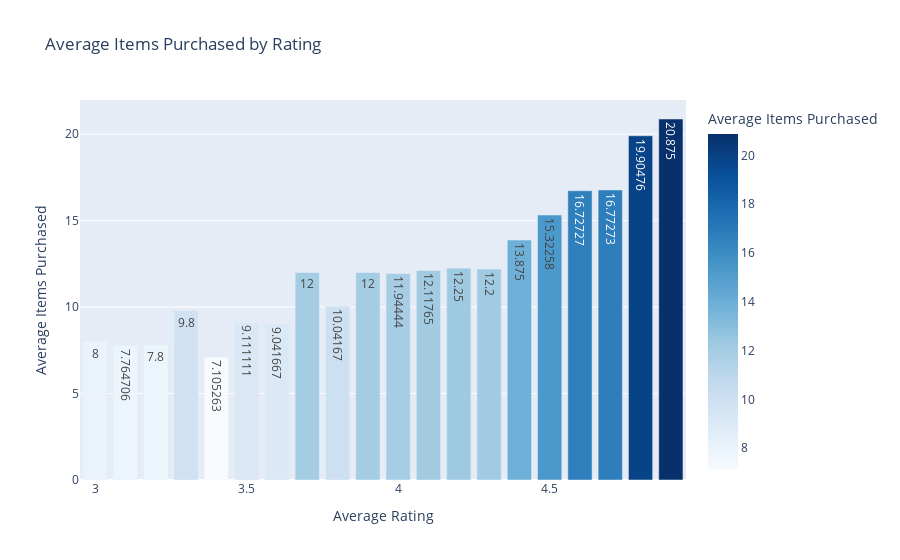

Notebook code for this chart:
### Code cell
rating_vs_items = df.groupby("Average_Rating")["Items_Purchased"].mean().reset_index()

# Create bar chart
fig = pltx.bar(
    rating_vs_items,
    x="Average_Rating",
    y="Items_Purchased",
    title="Average Items Purchased by Rating",
    labels={"Average_Rating": "Average Rating", "Items_Purchased": "Average Items Purchased"},
    text_auto=True,
    color="Items_Purchased",
    color_continuous_scale="Blues"
)

fig.show()

### Figure 1 — Plotly figure (JSON) as saved in the notebook; plotly's stock layout.template omitted (floating-point values rounded to 4 significant figures)
{"data": [{"alignmentgroup": "True", "hovertemplate": "Average Rating=%{x}<br>Average Items Purchased=%{marker.color}<extra></extra>", "legendgroup": "", "marker": {"color": [8, 7.765, 7.8, 9.8, 7.105, 9.111, 9.042, 12, 10.04, 12, 11.94, 12.12, 12.25, 12.2, 13.88, 15.32, 16.73, 16.77, 19.9, 20.88], "coloraxis": "coloraxis", "pattern": {"shape": ""}}, "name": "", "offsetgroup": "", "orientation": "v", "showlegend": false, "textposition": "auto", "texttemplate": "%{y}", "type": "bar", "x": [3, 3.1, 3.2, 3.3, 3.4, 3.5, 3.6, 3.7, 3.8, 3.9, 4, 4.1, 4.2, 4.3, 4.4, 4.5, 4.6, 4.7, 4.8, 4.9], "xaxis": "x", "y": [8, 7.765, 7.8, 9.8, 7.105, 9.111, 9.042, 12, 10.04, 12, 11.94, 12.12, 12.25, 12.2, 13.88, 15.32, 16.73, 16.77, 19.9, 20.88], "yaxis": "y"}], "layout": {"barmode": "relative", "coloraxis": {"colorbar": {"title": {"text": "Average Items Purchased"}}, "colorscale": [[0, "rgb(247,251,255)"], [0.125, "rgb(222,235,247)"], [0.25, "rgb(198,219,239)"], [0.375, "rgb(158,202,225)"], [0.5, "rgb(107,174,214)"], [0.625, "rgb(66,146,198)"], [0.75, "rgb(33,113,181)"], [0.875, "rgb(8,81,156)"], [1, "rgb(8,48,107)"]]}, "legend": {"tracegroupgap": 0}, "title": {"text": "Average Items Purchased by Rating"}, "xaxis": {"anchor": "y", "domain": [0, 1], "title": {"text": "Average Rating"}}, "yaxis": {"anchor": "x", "domain": [0, 1], "title": {"text": "Average Items Purchased"}}}}
